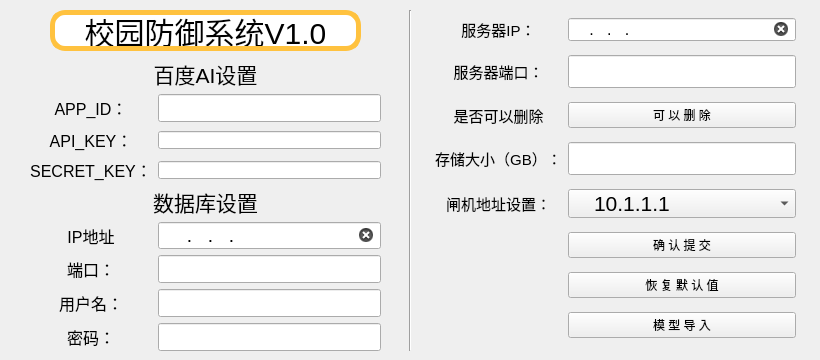
          <widget class="QWidget" name="tab_7">
           <attribute name="title">
            <string>系统设置</string>
           </attribute>
           <widget class="Line" name="line">
            <property name="geometry">
             <rect>
              <x>400</x>
              <y>10</y>
              <width>21</width>
              <height>341</height>
             </rect>
            </property>
            <property name="orientation">
             <enum>Qt::Vertical</enum>
            </property>
           </widget>
           <widget class="QWidget" name="formWidget" native="true">
            <property name="geometry">
             <rect>
              <x>420</x>
              <y>10</y>
              <width>391</width>
              <height>341</height>
             </rect>
            </property>
            <property name="styleSheet">
             <string notr="true"/>
            </property>
            <layout class="QGridLayout" name="gridLayout_4">
             <property name="leftMargin">
              <number>15</number>
             </property>
             <property name="rightMargin">
              <number>15</number>
             </property>
             <item row="0" column="0">
              <widget class="QLabel" name="label_6">
               <property name="font">
                <font>
                 <pointsize>11</pointsize>
                </font>
               </property>
               <property name="text">
                <string>服务器IP：</string>
               </property>
               <property name="alignment">
                <set>Qt::AlignCenter</set>
               </property>
              </widget>
             </item>
             <item row="4" column="1">
              <widget class="QComboBox" name="comboBox">
               <property name="font">
                <font>
                 <pointsize>16</pointsize>
                </font>
               </property>
               <property name="styleSheet">
                <string notr="true">	padding-left: 25px;</string>
               </property>
               <property name="maxCount">
                <number>100</number>
               </property>
               <item>
                <property name="text">
                 <string>10.1.1.1</string>
                </property>
               </item>
               <item>
                <property name="text">
                 <string>10.1.1.2</string>
                </property>
               </item>
               <item>
                <property name="text">
                 <string>10.1.1.3</string>
                </property>
               </item>
              </widget>
             </item>
             <item row="5" column="1">
              <widget class="QPushButton" name="btn_decide_set">
               <property name="text">
                <string>确 认 提 交</string>
               </property>
               <property name="icon">
                <iconset resource="resource_rc.qrc">
                 <normaloff>:/resource/icon/打勾_有圈.png</normaloff>:/resource/icon/打勾_有圈.png</iconset>
               </property>
              </widget>
             </item>
             <item row="1" column="0">
              <widget class="QLabel" name="label_23">
               <property name="font">
                <font>
                 <pointsize>11</pointsize>
                </font>
               </property>
               <property name="text">
                <string>服务器端口：</string>
               </property>
               <property name="alignment">
                <set>Qt::AlignCenter</set>
               </property>
              </widget>
             </item>
             <item row="1" column="1">
              <widget class="QLineEdit" name="edit_serve_port">
               <property name="font">
                <font>
                 <pointsize>16</pointsize>
                </font>
               </property>
               <property name="alignment">
                <set>Qt::AlignCenter</set>
               </property>
               <property name="clearButtonEnabled">
                <bool>true</bool>
               </property>
              </widget>
             </item>
             <item row="3" column="1">
              <widget class="QLineEdit" name="edit_large">
               <property name="font">
                <font>
                 <pointsize>16</pointsize>
                </font>
               </property>
               <property name="text">
                <string/>
               </property>
               <property name="maxLength">
                <number>5</number>
               </property>
               <property name="alignment">
                <set>Qt::AlignCenter</set>
               </property>
               <property name="clearButtonEnabled">
                <bool>true</bool>
               </property>
              </widget>
             </item>
             <item row="3" column="0">
              <widget class="QLabel" name="label_8">
               <property name="font">
                <font>
                 <pointsize>11</pointsize>
                </font>
               </property>
               <property name="text">
                <string>存储大小（GB）：</string>
               </property>
               <property name="alignment">
                <set>Qt::AlignCenter</set>
               </property>
              </widget>
             </item>
             <item row="6" column="1">
              <widget class="QPushButton" name="btn_default">
               <property name="text">
                <string>恢 复 默 认 值</string>
               </property>
               <property name="icon">
                <iconset resource="resource_rc.qrc">
                 <normaloff>:/resource/icon/拉钩.png</normaloff>:/resource/icon/拉钩.png</iconset>
               </property>
              </widget>
             </item>
             <item row="0" column="1">
              <widget class="QLineEdit" name="edit_serve_id">
               <property name="font">
                <font>
                 <pointsize>12</pointsize>
                </font>
               </property>
               <property name="styleSheet">
                <string notr="true">padding-left: 5px;</string>
               </property>
               <property name="inputMask">
                <string>000.000.000.000</string>
               </property>
               <property name="text">
                <string>...</string>
               </property>
               <property name="alignment">
                <set>Qt::AlignLeading|Qt::AlignLeft|Qt::AlignVCenter</set>
               </property>
               <property name="clearButtonEnabled">
                <bool>true</bool>
               </property>
              </widget>
             </item>
             <item row="7" column="1">
              <widget class="QPushButton" name="btn_model_input">
               <property name="text">
                <string>模 型 导 入</string>
               </property>
               <property name="icon">
                <iconset resource="resource_rc.qrc">
                 <normaloff>:/resource/icon/导入.png</normaloff>:/resource/icon/导入.png</iconset>
               </property>
              </widget>
             </item>
             <item row="4" column="0">
              <widget class="QLabel" name="label_10">
               <property name="font">
                <font>
                 <pointsize>11</pointsize>
                </font>
               </property>
               <property name="text">
                <string>闸机地址设置：</string>
               </property>
               <property name="alignment">
                <set>Qt::AlignCenter</set>
               </property>
              </widget>
             </item>
             <item row="2" column="0">
              <widget class="QLabel" name="label_7">
               <property name="font">
                <font>
                 <pointsize>11</pointsize>
                </font>
               </property>
               <property name="text">
                <string>是否可以删除</string>
               </property>
               <property name="alignment">
                <set>Qt::AlignCenter</set>
               </property>
              </widget>
             </item>
             <item row="2" column="1">
              <widget class="QPushButton" name="indicator">
               <property name="text">
                <string>可 以 删 除</string>
               </property>
              </widget>
             </item>
            </layout>
           </widget>
           <widget class="QLabel" name="label_12">
            <property name="geometry">
             <rect>
              <x>50</x>
              <y>10</y>
              <width>311</width>
              <height>41</height>
             </rect>
            </property>
            <property name="styleSheet">
             <string notr="true">border-width: 5px 5px 5px 5px;
border-style: solid;
border-color: #ffc23f;
border-radius:15px;
text-shadow: 0.04em 0.03em 0px #e8340e;
font-size: 30px;
background-color: rgb(255, 255, 255);
</string>
            </property>
            <property name="text">
             <string>校园防御系统V1.0</string>
            </property>
            <property name="alignment">
             <set>Qt::AlignCenter</set>
            </property>
           </widget>
           <widget class="QWidget" name="gridLayoutWidget_2">
            <property name="geometry">
             <rect>
              <x>10</x>
              <y>60</y>
              <width>391</width>
              <height>291</height>
             </rect>
            </property>
            <layout class="QGridLayout" name="gridLayout_3">
             <property name="leftMargin">
              <number>20</number>
             </property>
             <property name="rightMargin">
              <number>20</number>
             </property>
             <item row="2" column="1">
              <widget class="QLineEdit" name="edit_api_key">
               <property name="font">
                <font>
                 <pointsize>9</pointsize>
                </font>
               </property>
               <property name="styleSheet">
                <string notr="true">	padding-left: 5px;</string>
               </property>
               <property name="text">
                <string/>
               </property>
               <property name="maxLength">
                <number>25</number>
               </property>
               <property name="cursorPosition">
                <number>0</number>
               </property>
               <property name="alignment">
                <set>Qt::AlignLeading|Qt::AlignLeft|Qt::AlignVCenter</set>
               </property>
               <property name="placeholderText">
                <string/>
               </property>
               <property name="clearButtonEnabled">
                <bool>true</bool>
               </property>
              </widget>
             </item>
             <item row="6" column="1">
              <widget class="QLineEdit" name="edit_db_port">
               <property name="font">
                <font>
                 <pointsize>14</pointsize>
                </font>
               </property>
               <property name="maxLength">
                <number>5</number>
               </property>
               <property name="alignment">
                <set>Qt::AlignCenter</set>
               </property>
               <property name="clearButtonEnabled">
                <bool>true</bool>
               </property>
              </widget>
             </item>
             <item row="8" column="1">
              <widget class="QLineEdit" name="edit_db_key">
               <property name="font">
                <font>
                 <pointsize>14</pointsize>
                </font>
               </property>
               <property name="echoMode">
                <enum>QLineEdit::PasswordEchoOnEdit</enum>
               </property>
               <property name="alignment">
                <set>Qt::AlignCenter</set>
               </property>
               <property name="clearButtonEnabled">
                <bool>true</bool>
               </property>
              </widget>
             </item>
             <item row="4" column="0" colspan="2">
              <widget class="QLabel" name="label_17">
               <property name="font">
                <font>
                 <pointsize>16</pointsize>
                </font>
               </property>
               <property name="text">
                <string>数据库设置</string>
               </property>
               <property name="alignment">
                <set>Qt::AlignCenter</set>
               </property>
              </widget>
             </item>
             <item row="6" column="0">
              <widget class="QLabel" name="label_19">
               <property name="font">
                <font>
                 <pointsize>12</pointsize>
                </font>
               </property>
               <property name="text">
                <string>端口：</string>
               </property>
               <property name="alignment">
                <set>Qt::AlignCenter</set>
               </property>
              </widget>
             </item>
             <item row="7" column="1">
              <widget class="QLineEdit" name="edit_db_user">
               <property name="font">
                <font>
                 <pointsize>14</pointsize>
                </font>
               </property>
               <property name="alignment">
                <set>Qt::AlignCenter</set>
               </property>
               <property name="clearButtonEnabled">
                <bool>true</bool>
               </property>
              </widget>
             </item>
             <item row="1" column="1">
              <widget class="QLineEdit" name="edit_app_id">
               <property name="font">
                <font>
                 <pointsize>14</pointsize>
                </font>
               </property>
               <property name="text">
                <string/>
               </property>
               <property name="maxLength">
                <number>32767</number>
               </property>
               <property name="alignment">
                <set>Qt::AlignCenter</set>
               </property>
               <property name="placeholderText">
                <string/>
               </property>
               <property name="clearButtonEnabled">
                <bool>true</bool>
               </property>
              </widget>
             </item>
             <item row="2" column="0">
              <widget class="QLabel" name="label_15">
               <property name="font">
                <font>
                 <pointsize>12</pointsize>
                </font>
               </property>
               <property name="text">
                <string>API_KEY：</string>
               </property>
               <property name="alignment">
                <set>Qt::AlignCenter</set>
               </property>
              </widget>
             </item>
             <item row="3" column="1">
              <widget class="QLineEdit" name="edit_secret_key">
               <property name="font">
                <font>
                 <pointsize>9</pointsize>
                </font>
               </property>
               <property name="styleSheet">
                <string notr="true">	padding-left: 5px;</string>
               </property>
               <property name="text">
                <string/>
               </property>
               <property name="maxLength">
                <number>33</number>
               </property>
               <property name="alignment">
                <set>Qt::AlignLeading|Qt::AlignLeft|Qt::AlignVCenter</set>
               </property>
               <property name="placeholderText">
                <string/>
               </property>
               <property name="clearButtonEnabled">
                <bool>true</bool>
               </property>
              </widget>
             </item>
             <item row="1" column="0">
              <widget class="QLabel" name="label_14">
               <property name="font">
                <font>
                 <pointsize>12</pointsize>
                </font>
               </property>
               <property name="text">
                <string>APP_ID：</string>
               </property>
               <property name="alignment">
                <set>Qt::AlignCenter</set>
               </property>
              </widget>
             </item>
             <item row="7" column="0">
              <widget class="QLabel" name="label_20">
               <property name="font">
                <font>
                 <pointsize>12</pointsize>
                </font>
               </property>
               <property name="text">
                <string>用户名：</string>
               </property>
               <property name="alignment">
                <set>Qt::AlignCenter</set>
               </property>
              </widget>
             </item>
             <item row="3" column="0">
              <widget class="QLabel" name="label_16">
               <property name="font">
                <font>
                 <pointsize>12</pointsize>
                </font>
               </property>
               <property name="text">
                <string>SECRET_KEY：</string>
               </property>
               <property name="alignment">
                <set>Qt::AlignCenter</set>
               </property>
              </widget>
             </item>
             <item row="0" column="0" colspan="2">
              <widget class="QLabel" name="label_13">
               <property name="font">
                <font>
                 <pointsize>16</pointsize>
                </font>
               </property>
               <property name="text">
                <string>百度AI设置</string>
               </property>
               <property name="alignment">
                <set>Qt::AlignCenter</set>
               </property>
              </widget>
             </item>
             <item row="8" column="0">
              <widget class="QLabel" name="label_21">
               <property name="font">
                <font>
                 <pointsize>12</pointsize>
                </font>
               </property>
               <property name="text">
                <string>密码：</string>
               </property>
               <property name="alignment">
                <set>Qt::AlignCenter</set>
               </property>
              </widget>
             </item>
             <item row="5" column="0">
              <widget class="QLabel" name="label_18">
               <property name="font">
                <font>
                 <pointsize>12</pointsize>
                </font>
               </property>
               <property name="text">
                <string>IP地址</string>
               </property>
               <property name="alignment">
                <set>Qt::AlignCenter</set>
               </property>
              </widget>
             </item>
             <item row="5" column="1">
              <widget class="QLineEdit" name="edit_db_ip">
               <property name="font">
                <font>
                 <pointsize>14</pointsize>
                </font>
               </property>
               <property name="styleSheet">
                <string notr="true">padding-left: 10px;</string>
               </property>
               <property name="inputMask">
                <string>000.000.000.000</string>
               </property>
               <property name="text">
                <string>...</string>
               </property>
               <property name="alignment">
                <set>Qt::AlignLeading|Qt::AlignLeft|Qt::AlignVCenter</set>
               </property>
               <property name="clearButtonEnabled">
                <bool>true</bool>
               </property>
              </widget>
             </item>
            </layout>
           </widget>
           <zorder>formWidget</zorder>
           <zorder>line</zorder>
           <zorder>label_12</zorder>
           <zorder>gridLayoutWidget_2</zorder>
          </widget>
